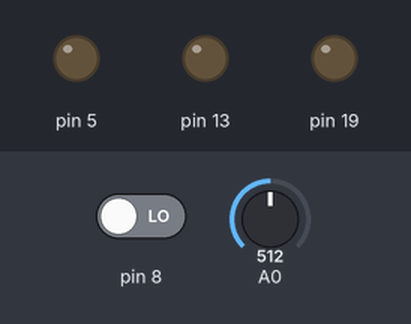
Bench run of a sketch on a simulated Arduino Uno, built with avr-gcc and run on an emulated ATmega328P. On the bench: output pins drawn as LEDs (lit = HIGH). Inputs (shaded band) come from the test bench; at power-on: A0 = 512, pin 8 LOW. What the sketch prints to the serial monitor is not drawn.

Above: at 1.2 s.
1.3 s: A0 set to 716
2.8 s: A0 set to 900
Timing chart, 0 to 39.8 s (numbered marks = the images above; inputs shaded):
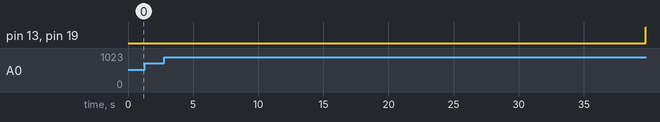

The sketch:

initialSketch.ino
```cpp
const float resistance = 2000000;

// Converts float to string due to .write not accepting floats
char* float_to_string(float f, byte prec = 2){
  char* temp = (char *)malloc(sizeof(char));
  dtostrf(f, 4, prec, temp);
  return temp;
}

void setup(){
  Serial.begin(9600);
}

void loop(){
  // Voltage
  // analogRead returns values fom 0 (ground) to 1023 (5v)
  float voltage = analogRead(A0) * (5.0 / 1023.0);
  // Current
  float current = voltage / resistance;
  Serial.write(float_to_string(voltage));
  Serial.write(" ");
  Serial.write(float_to_string(current));
  Serial.write("\n");
}
```
